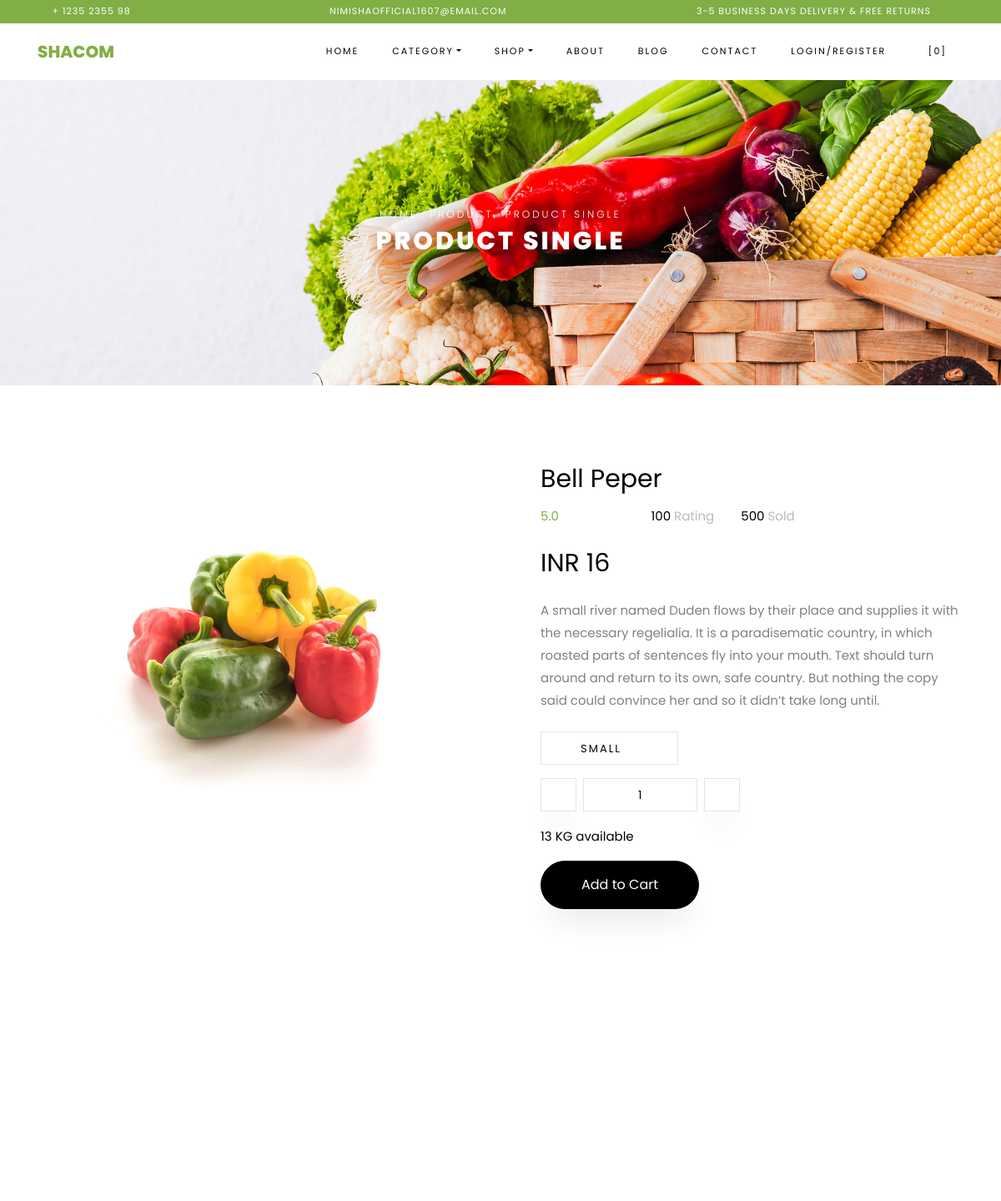
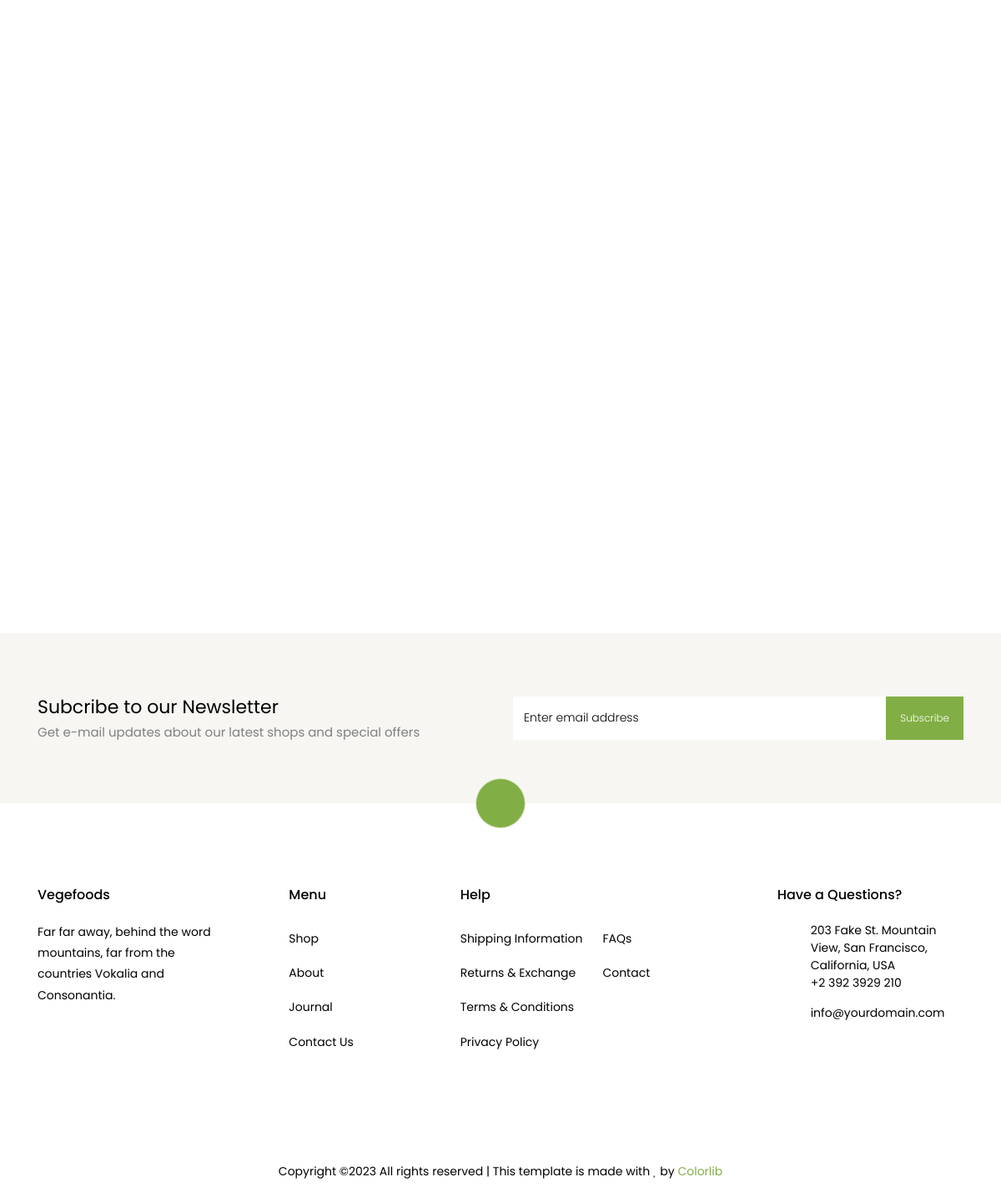
Page /singlepro/Bell Peper on the committed database (2 pictures, top to bottom).
### adminapp/models.py (models this page shows)
class Product(models.Model):
    Cat=models.CharField(max_length=100, null=True, blank=True)
    Pro=models.CharField(max_length=100, null=True, blank=True)
    Price=models.IntegerField(null=True, blank=True)
    Quantity=models.IntegerField(null=True, blank=True)
    Desc=models.CharField(max_length=100, null=True, blank=True)
    Image=models.ImageField(upload_to="product", null=True, blank=True)

### usersapp/views.py (the view)
# urls.py: path('singlepro/<sp>',views.singlepro,name="singlepro"),
def singlepro(request,sp):
    data=Product.objects.all()
    single=Product.objects.filter(Pro=sp)
    context={
        'data':data,
        'single':single
    }
    return render(request,"users/singlepro.html",context)

### templates/users/singlepro.html (shortened to what this page needs)
<!DOCTYPE html>
{% extends 'base.html' %}
{% load static %}
 {% block content %}
<div class="hero-wrap hero-bread" style="background-image: url('{% static 'images/bg_1.jpg' %}');">
      <div class="container">
        <div class="row no-gutters slider-text align-items-center justify-content-center">
          <div class="col-md-9 ftco-animate text-center">
          	<p class="breadcrumbs"><span class="mr-2"><a href="index.html">Home</a></span> <span class="mr-2"><a href="index.html">Product</a></span> <span>Product Single</span></p>
            <h1 class="mb-0 bread">Product Single</h1>
          </div>
        </div>
      </div>
    </div>
    <section class="ftco-section">
    	<div class="container">
			{% for i in single%}
    		<div class="row">
    			<div class="col-lg-6 mb-5 ftco-animate">
    				<a href="images/product-1.jpg" class="image-popup"><img src="{{i.Image.url}}" class="img-fluid" alt="Colorlib Template"></a>
    			</div>
    			<div class="col-lg-6 product-details pl-md-5 ftco-animate">
    				<h3>{{i.Pro}}</h3>
    				<div class="rating d-flex">
							<p class="text-left mr-4">
								<a href="#" class="mr-2">5.0</a>
								<a href="#"><span class="ion-ios-star-outline"></span></a>
								<a href="#"><span class="ion-ios-star-outline"></span></a>
								<a href="#"><span class="ion-ios-star-outline"></span></a>
								<a href="#"><span class="ion-ios-star-outline"></span></a>
								<a href="#"><span class="ion-ios-star-outline"></span></a>
							</p>
							<p class="text-left mr-4">
								<a href="#" class="mr-2" style="color: #000;">100 <span style="color: #bbb;">Rating</span></a>
							</p>
							<p class="text-left">
								<a href="#" class="mr-2" style="color: #000;">500 <span style="color: #bbb;">Sold</span></a>
							</p>
						</div>
    				<p class="price"><span>INR {{i.Price}}</span></p>
    				<p>{{i.Desc}}</p>
						<div class="row mt-4">
							<div class="col-md-6">
								<div class="form-group d-flex">
		              <div class="select-wrap">
	                  <div class="icon"><span class="ion-ios-arrow-down"></span></div>
	                  <select name="" id="" class="form-control">
	                  	<option value="">Small</option>
	                  </select>
	                </div>
		            </div>
							</div>
							<div class="input-group col-md-6 d-flex mb-3">
	             	<span class="input-group-btn mr-2">
	                	<button type="button" class="quantity-left-minus btn"  data-type="minus" data-field="">
	                   <i class="ion-ios-remove"></i>
	                	</button>
	            		</span>
	             	<input type="text" id="quantity" name="quantity" class="form-control input-number" value="1" min="1" max="100">
	             	<span class="input-group-btn ml-2">
	                	<button type="button" class="quantity-right-plus btn" data-type="plus" data-field="">
	                     <i class="ion-ios-add"></i>
	                 </button>
	             	</span>
	          	</div>
	          	<div class="col-md-12">
	          		<p style="color: #000;">{{i.Quantity}} KG available</p>
	          	</div>
          	</div>
          	<p><a href="cart.html" class="btn btn-black py-3 px-5">Add to Cart</a></p>
    			</div>
    		</div>
			{% endfor %}
    	</div>
    </section>
    <section class="ftco-section">
    	<div class="container">
				<div class="row justify-content-center mb-3 pb-3">
        </div>
    	</div>
    	<div class="container">
<div class="row">
    		</div>
    	</div>
    </section>
		<section class="ftco-section ftco-no-pt ftco-no-pb py-5 bg-light">
      <div class="container py-4">
        <div class="row d-flex justify-content-center py-5">
          <div class="col-md-6">
          	<h2 style="font-size: 22px;" class="mb-0">Subcribe to our Newsletter</h2>
          	<span>Get e-mail updates about our latest shops and special offers</span>
          </div>
          <div class="col-md-6 d-flex align-items-center">
            <form action="#" class="subscribe-form">
              <div class="form-group d-flex">
                <input type="text" class="form-control" placeholder="Enter email address">
                <input type="submit" value="Subscribe" class="submit px-3">
              </div>
            </form>
          </div>
        </div>
      </div>
    </section>
 {% endblock %}

### rows in the picture
Product: Image (picture), Pro "Bell Peper", Price "16", Desc "A small river named Duden flows by their place and supplies it with the necessary regelialia. It is a paradisematic country, in which roasted parts of sentences fly into your mouth. Text should turn around and return to its own, safe country. But nothing the copy said could convince her and so it didn’t take long until.", Quantity "13"
